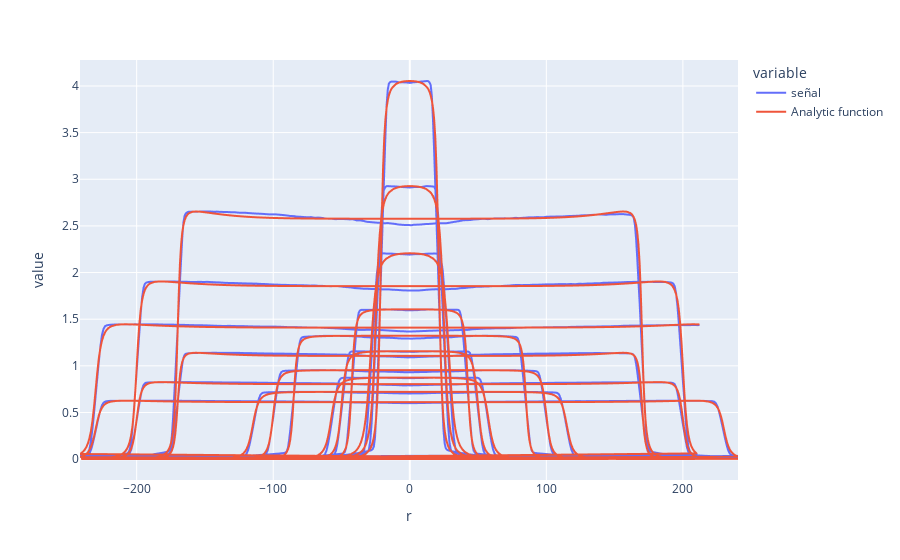

The code cell stored with this chart in its notebook:
### Code cell
Arg1 = (Mixed[Mixed['FFF']==0]['xpos']/2.77)/((1 + (Mixed[Mixed['FFF']==0]['xpos']/2.77)**2)**(1/2))
Arg2 = (Mixed[Mixed['FFF']==0]['xneg']/2.77)/((1 + (Mixed[Mixed['FFF']==0]['xneg']/2.77)**2)**(1/2))

Arg3 = (Mixed[Mixed['FFF']==0]['ypos']/2.77)/((1 + (Mixed[Mixed['FFF']==0]['ypos']/2.77)**2)**(1/2))
Arg4 = (Mixed[Mixed['FFF']==0]['yneg']/2.77)/((1 + (Mixed[Mixed['FFF']==0]['yneg']/2.77)**2)**(1/2))
                    
a = Mixed[Mixed['FFF']==0]['Big Z'] * (Arg1+Arg2) * (Arg3+Arg4) * (1 + (Mixed[Mixed['FFF']==0]['Rho']**2) * (ls[0] + ks[0]*Mixed[Mixed['FFF']==0]['Rho'] + js[0]*Mixed[Mixed['FFF']==0]['Rho']**2 + hs[1]*Mixed[Mixed['FFF']==0]['Rho']**3 + gs[0]*Mixed[Mixed['FFF']==0]['Rho']**4))

a = a.reset_index(drop=True)

MIXEDF0 = Mixed[Mixed['FFF']==0].reset_index(drop=True)



MIXEDF0['a'] = a



NewA = []
for i in np.arange(0, MIXEDF0.shape[0]):
    Limit = float(MIXEDF0.loc[i, 'Limit'])
    Area = float(MIXEDF0.loc[i, 'Area'])
    zforanalytic = float(MIXEDF0.loc[i, 'Z'])
    maxsignal = MIXEDF0[(MIXEDF0['Limit']==Limit) & (MIXEDF0['Area']==Area) & (MIXEDF0['Z']==zforanalytic)]['señal'].max()
    maxanalytic = MIXEDF0[(MIXEDF0['Limit']==Limit) & (MIXEDF0['Area']==Area) & (MIXEDF0['Z']==zforanalytic)]['a'].max()
    NewA.append(MIXEDF0.loc[i, 'a']*(maxsignal/maxanalytic))

MIXEDF0.drop('a', axis=1, inplace=True)
MIXEDF0['Analytic function'] = NewA



print(mean_absolute_error(MIXEDF0['señal'], MIXEDF0['Analytic function']))

MIXEDF0.set_index('r')[['señal', 'Analytic function']].plot()

### Figure 1 — Plotly figure (JSON) as saved in the notebook; plotly's stock layout.template omitted (floating-point values rounded to 4 significant figures; data arrays with more than 128 entries replaced by an {"elided": "..."} marker saying what was removed)
{"data": [{"hovertemplate": "variable=señal<br>r=%{x}<br>value=%{y}<extra></extra>", "legendgroup": "señal", "line": {"color": "#636efa", "dash": "solid"}, "mode": "lines", "name": "señal", "showlegend": true, "type": "scattergl", "x": {"elided": "1948 float values"}, "xaxis": "x", "y": {"elided": "1948 float values"}, "yaxis": "y"}, {"hovertemplate": "variable=Analytic function<br>r=%{x}<br>value=%{y}<extra></extra>", "legendgroup": "Analytic function", "line": {"color": "#EF553B", "dash": "solid"}, "mode": "lines", "name": "Analytic function", "showlegend": true, "type": "scattergl", "x": {"elided": "1948 float values"}, "xaxis": "x", "y": {"elided": "1948 float values"}, "yaxis": "y"}], "layout": {"legend": {"title": {"text": "variable"}, "tracegroupgap": 0}, "margin": {"t": 60}, "xaxis": {"anchor": "y", "domain": [0, 1], "title": {"text": "r"}}, "yaxis": {"anchor": "x", "domain": [0, 1], "title": {"text": "value"}}}}
